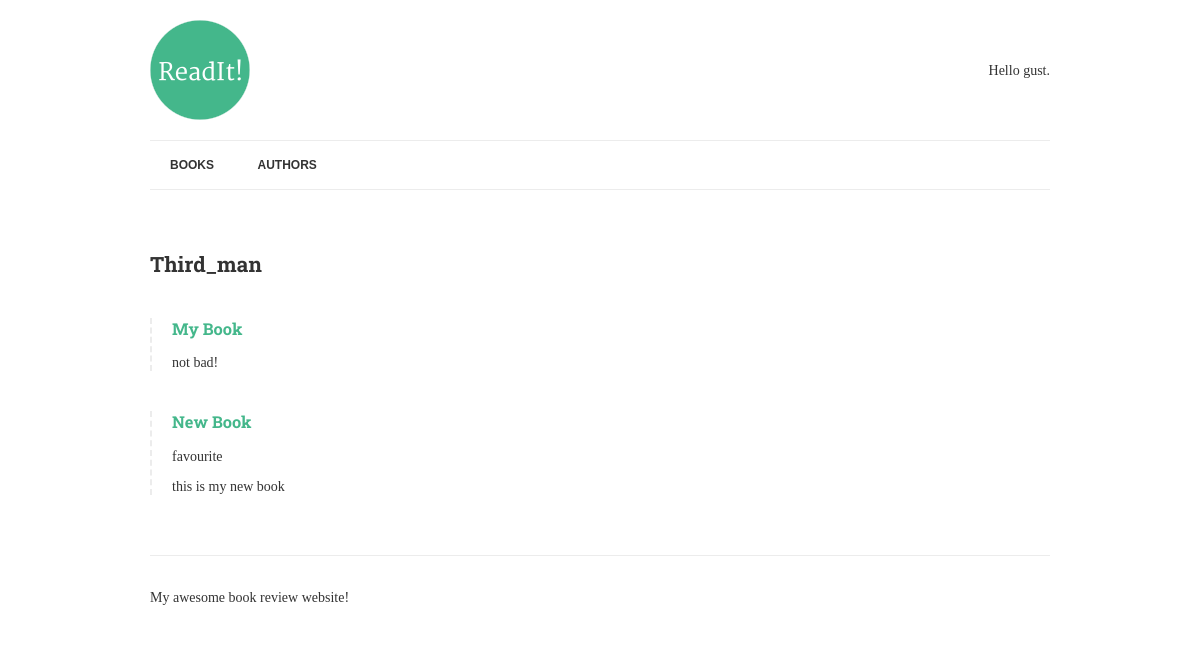
Page /authors/3 on the committed database.
### books/models.py (models this page shows, shortened)
class Author(models.Model):
	name = models.CharField(max_length=70,help_text=' Use pen name,not Real name',
							 unique=True)

class Book(models.Model): #now we need the quality that books might have
	title = models.CharField(max_length=150) #this going to be stored as a string we must set maximum lenght to store
	authors = models.ManyToManyField("Author",related_name="books")
	review = models.TextField(blank = True, null=True)
	date_reviewd = models.DateTimeField(blank = True, null=True)#it is stored as a date_time object *
	is_favourite = models.BooleanField(default=False,verbose_name="Favourite?")

### books/views.py (the view)
# urls.py: path('authors/<int:pk>',AuthorDetail.as_view(),name="author-detail"), #(?P<pk>[-\w]+/)
class AuthorDetail(DetailView):
    model=Author
    template_name="author.html"

### books/templates/author.html
{% extends "base.html" %}
{% block content %}
    <h2>{{author.name}}</h2>
    {% for book in author.books.all %}
        {% if book.review %}
            <div class="book">
                <h3><a href="{% url 'book-detail' book.pk %}">{{book.title }} </a></h3>
                {% if book.is_favourite %} <p class="highlight">favourite</p>{% endif %}
                <p>{{book.review|linebreaks}}</p>
            </div>
        {% endif %}
    {% endfor %}
{% endblock %}

### web_test/static/css/style.css (style rules this page uses)
.book { border-left: 2px dashed #ececec; padding-left: 20px; margin: 40px 0; }
body { font-family: 'Merriweather', serif; color: #333; font-size: 14px; }
h1, h2, h3, h4, h5, h6 { font-family: 'Roboto Slab', serif; }
a { color: #44B78B; text-decoration: none; }

### rows in the picture
Author: name "Third_man"
Book: title "My Book", review "not bad!"
Book: title "New Book", is_favourite "favourite", review "this is my new book"
